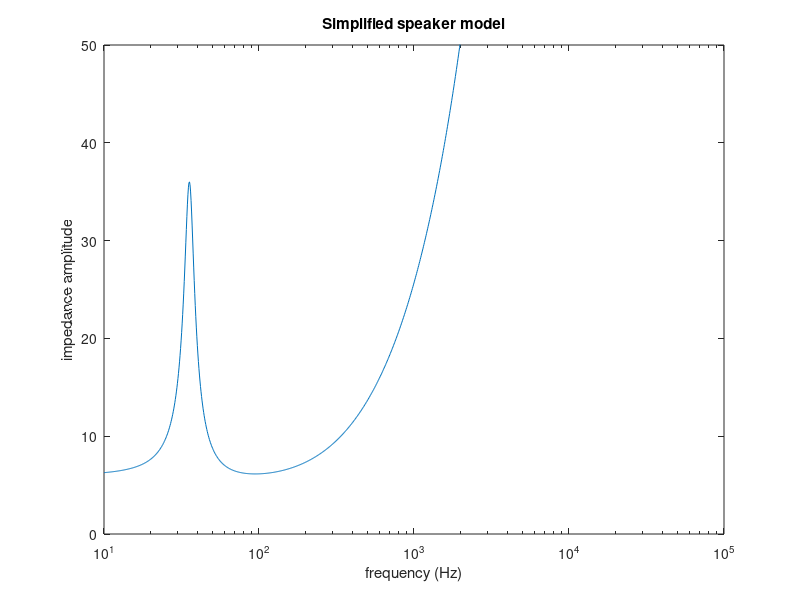

Source code (MATLAB):
f = logspace (1, 4.3802, 1000);
% Vector of frequencies in log scale
Re = 6;
Le = 4e-3;

Rp = 30;
Cp = 1e-3;
Lp = 20e-3;
% Parameters of the RL circuit

%Equivalent circuit impedance calculation:
Z = Re + 1i.*Le.*f.*2.*pi + (1./( (1/Rp)+(1i.*f.*2.*pi.*Cp)+(1./(1i.*f.*2.*pi.*Lp)) ));

Z_amp = abs(Z); %Take the real values for the amplitude.

figure %Plot the amplitude impedance over frequency.
semilogx(f,Z_amp)
ylim([0 50])
title('Simplified speaker model')
xlabel('frequency (Hz)')
ylabel('impedance amplitude')